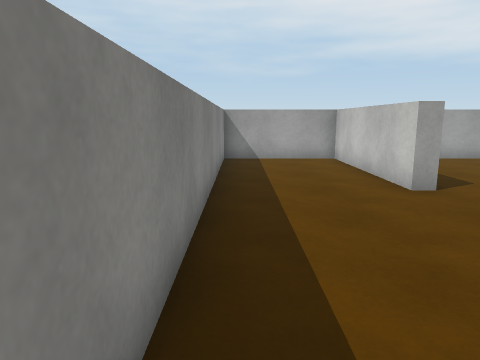
View 1 (above)

22 first-person views from a walk through a Unity game level. The camera is 1.4 m above the floor, tilts 10° down and sees 70° across. The floor is counted in squares, 1 m on a side. Each view is taken from the middle of a square. On the plan, view 1 faces up. The plan holds only what a view shows up to about 15 squares ahead; the rest is blank. Surface patterns are stand-ins for the level's own textures.

View 2
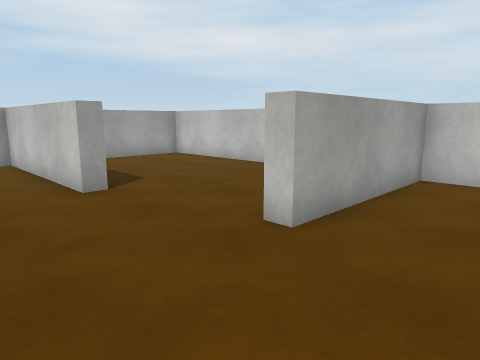

View 3
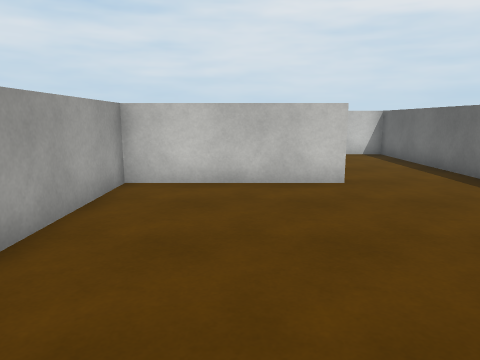

View 4
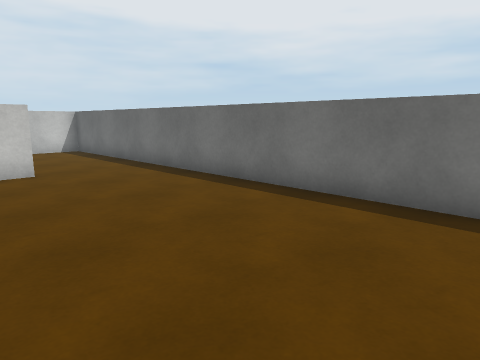

View 5
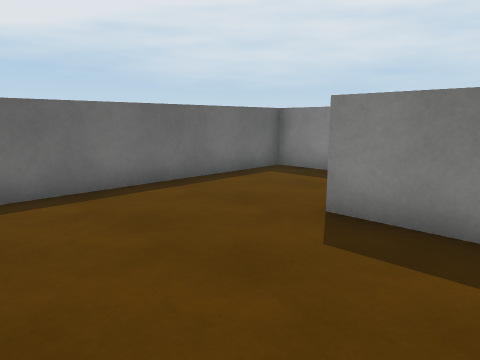

View 6
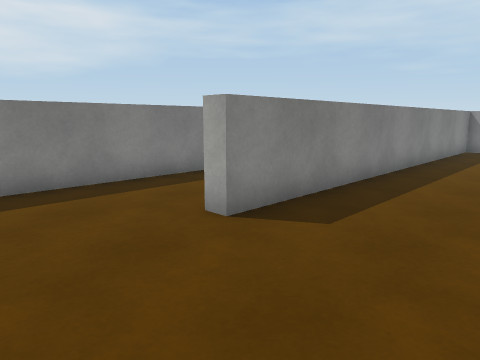

View 7
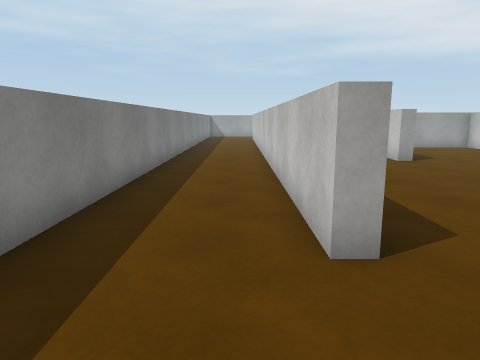

View 8
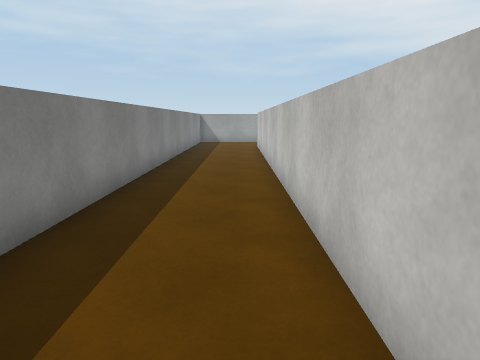

View 9
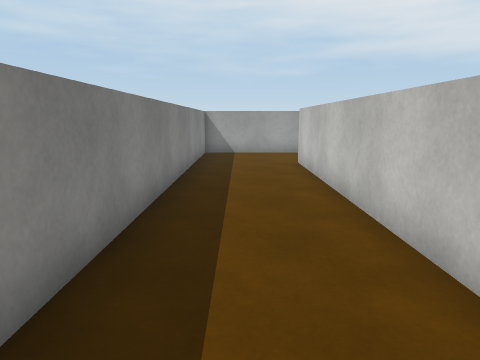

View 10
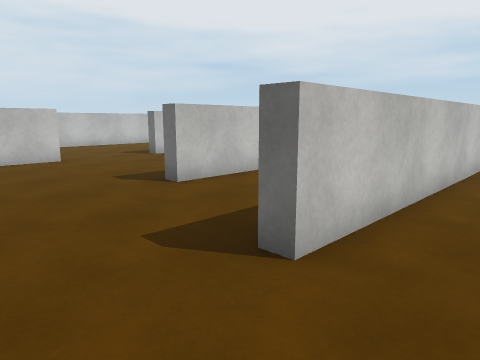

View 11
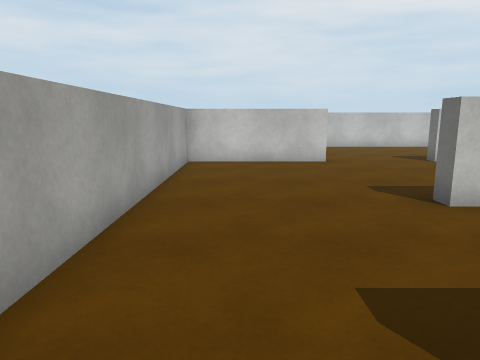

View 12
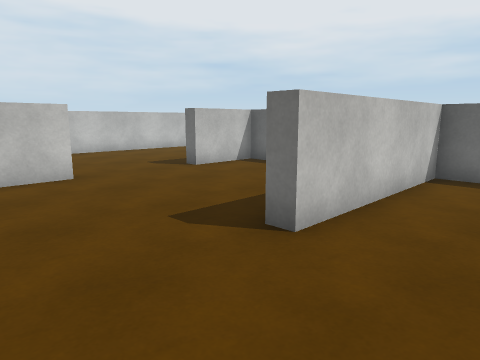

View 13
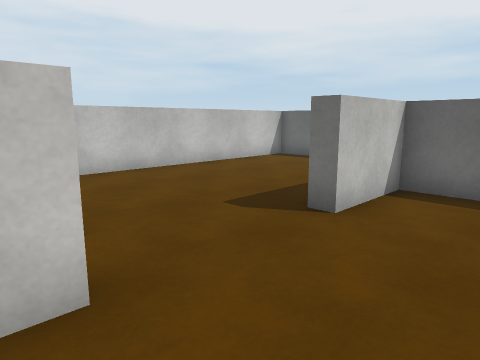

View 14
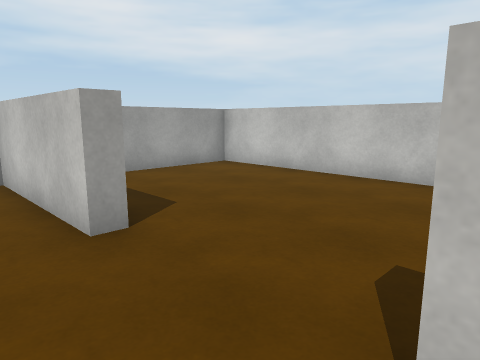

View 15
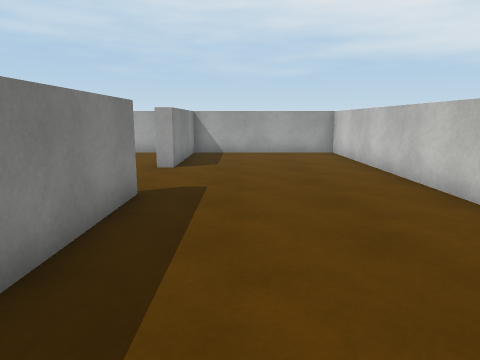

View 16
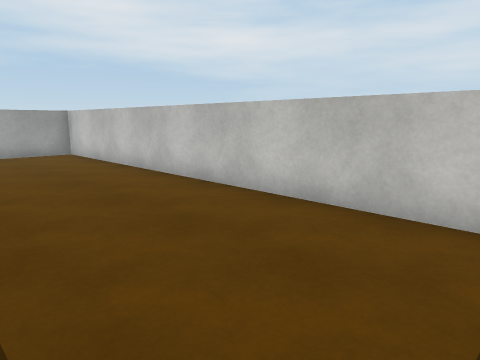

View 17
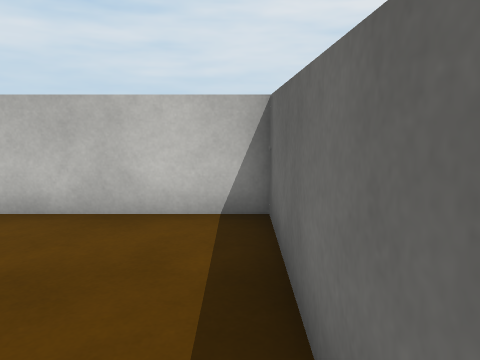

View 18
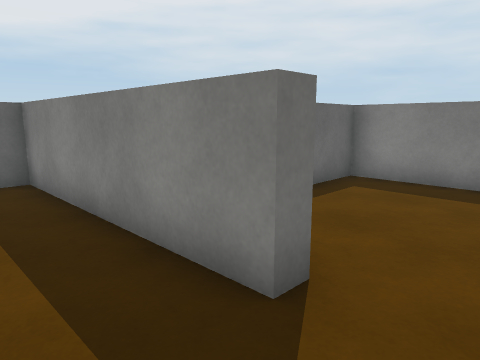

View 19
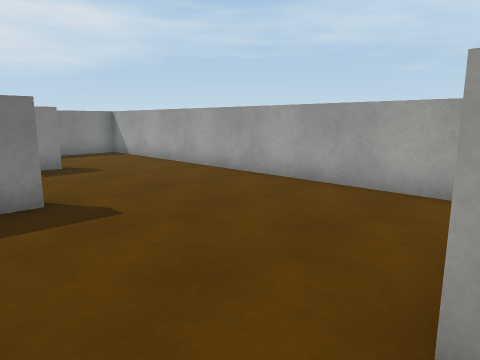

View 20
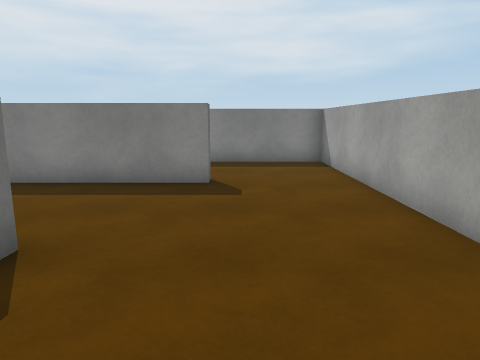

View 21
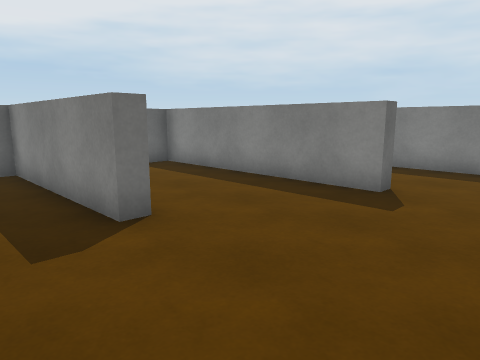

View 22
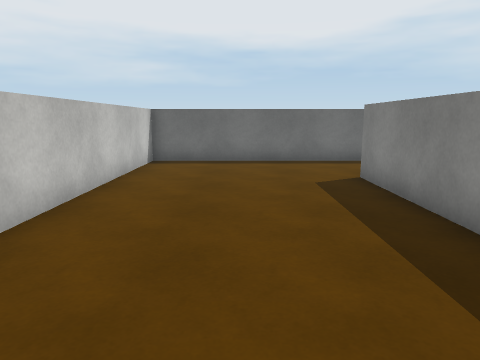

### Floor plan
Points are (right, up) in squares from view 1. A wall is a line through its corners. A room is listed if a view was taken in it or the views show most of it. See-through windows are left out.
Room 1 (views 1, 2, 3, 4, 5, 6, 7, 8, 9, 10, 11, 12, 13, 14, 15, 16, 17, 18, 19, 20, 21, 22)
walls: (4, 6.7) (3.4, 6.7) (3.4, 12.4) (-0.6, 12.4) (-0.6, -1.7) (-1.1, -1.7) (-1.1, 20.3) (-0.6, 20.3) (-0.6, 12.9) (0.2, 12.9); (9.5, 7.4) (9.5, 12.4) (6.4, 12.4); (8.1, 12.9) (9.5, 12.9) (9.5, 15.4) (10, 15.4) (10, 8.6) (16, 8.6) (16, 23.8) (10, 23.8) (10, 19.1) (9.5, 19.1) (9.5, 23.8) (-4.5, 23.8) (-4.5, -5.8) (16, -5.8) (16, 1.9); (2.5, 12.9) (3.4, 12.9) (3.4, 18.6) (3.9, 18.6) (3.9, 12.9) (5.8, 12.9); (10, 2) (10, -2.4); (9.5, -2.4) (9.5, 2.6) (4.6, 2.6) (4.6, 3.1)

Positions as (right, up) in squares from view 1, and headings:
1: (0, 0), facing up
2: (1, 0), facing up-right
3: (2, 0), facing right
4: (0, 0), facing down-right
5: (4, 1), facing down-left
6: (3, -5), facing up-left
7: (-2, -5), facing up
8: (-2, 2), facing up
9: (-3, 9), facing up
10: (-3, 23), facing down-right
11: (-2, 22), facing right
12: (1, 22), facing down-right
13: (7, 20), facing down-right
14: (8, 15), facing up-right
15: (12, 9), facing up
16: (11, 9), facing up-right
17: (11, 9), facing right
18: (12, 17), facing down-left
19: (10, 17), facing up-left
20: (7, 21), facing left
21: (6, 23), facing down-left
22: (13, 6), facing down
